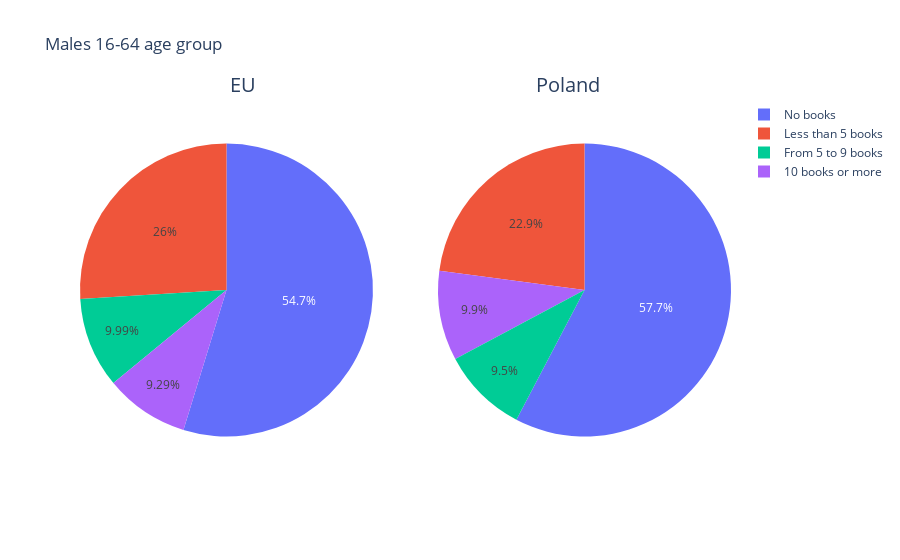

The code cell stored with this chart in its notebook:
### Code cell
import plotly.graph_objects as go
from plotly.subplots import make_subplots

# Filter datasets for European Union
eu_data1 = created1[created1['N_BOOK (Labels)'] == 'European Union - 27 countries (from 2020)']
eu_data2 = created2[created2['N_BOOK (Labels)'] == 'European Union - 27 countries (from 2020)']

# Filter datasets for Poland
pl_data1 = created1[created1['N_BOOK (Labels)'] == 'Poland']
pl_data2 = created2[created2['N_BOOK (Labels)'] == 'Poland']

# Combine the filtered datasets
eu_combined = pd.concat([eu_data1, eu_data2])
pl_combined = pd.concat([pl_data1, pl_data2])

eu_combined = eu_combined.drop(columns=['N_BOOK (Labels)'])
pl_combined = pl_combined.drop(columns=['N_BOOK (Labels)'])
eu_combined = eu_combined.reset_index(drop=True)
pl_combined = pl_combined.reset_index(drop=True)

# Create subplots: use 'domain' type for pie charts
fig_male = make_subplots(rows=1, cols=2, specs=[[{'type': 'domain'}, {'type': 'domain'}]],
                    subplot_titles=['European Union', 'Poland'])

# Add the European Union donut chart
fig_male.add_trace(go.Pie(labels=eu_combined.columns, values=eu_combined.values[0], name='EU'),
              row=1, col=1)


# Add the Poland donut chart
fig_male.add_trace(go.Pie(labels=pl_combined.columns, values=pl_combined.values[0], name='Poland'),
              row=1, col=2)


# Update layout for the figure
fig_male.update_layout(
    title_text='Males 16-64 age group',
    annotations=[dict(text='EU', x=0.25, y=1, font_size=20, showarrow=False),
                 dict(text='Poland', x=0.75, y=1, font_size=20, showarrow=False)]
)

# Show the figure
fig_male.show()

### Figure 1 — Plotly figure (JSON) as saved in the notebook; plotly's stock layout.template omitted (floating-point values rounded to 4 significant figures)
{"data": [{"domain": {"x": [0, 0.45], "y": [0, 1]}, "labels": ["No books", "Less than 5 books", "From 5 to 9 books", "10 books or more"], "name": "EU", "type": "pie", "values": [54.8, 26, 10, 9.3]}, {"domain": {"x": [0.55, 1], "y": [0, 1]}, "labels": ["No books", "Less than 5 books", "From 5 to 9 books", "10 books or more"], "name": "Poland", "type": "pie", "values": [57.7, 22.9, 9.5, 9.9]}], "layout": {"annotations": [{"font": {"size": 20}, "showarrow": false, "text": "EU", "x": 0.25, "xanchor": "center", "xref": "paper", "y": 1, "yanchor": "bottom", "yref": "paper"}, {"font": {"size": 20}, "showarrow": false, "text": "Poland", "x": 0.75, "xanchor": "center", "xref": "paper", "y": 1, "yanchor": "bottom", "yref": "paper"}], "title": {"text": "Males 16-64 age group"}}}
